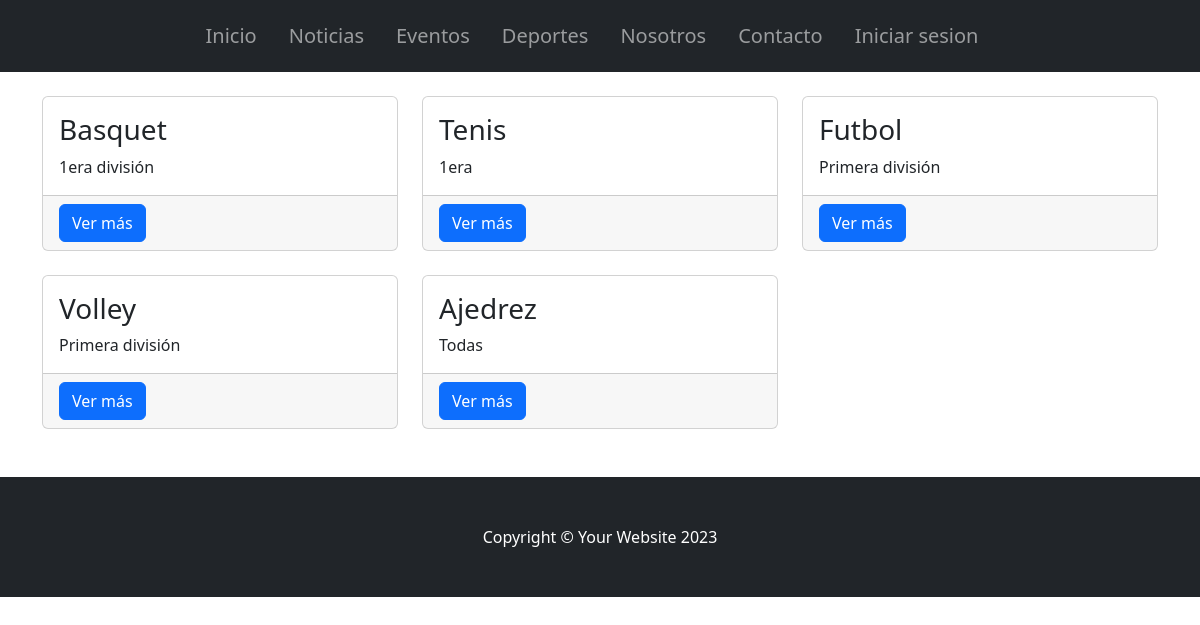
Page /AppClub/listarDeportes/ on the committed database.
### AppClub/models.py (models this page shows, shortened)
class Deporte(models.Model):
    nombre = models.CharField(max_length=60)
    descripcion = models.CharField(max_length=60)
    categoria = models.CharField(max_length=60)

### AppClub/views.py (the view)
# urls.py: path("listarDeportes/", DeporteList.as_view(), name="listarDeportes"),
class DeporteList(ListView):
    model = Deporte
    template_name = "deporte_list.html"
    context_object_name = "deportes"

### AppClub/templates/deporte_list.html (shortened to what this page needs)
{% extends 'padre.html' %}
{% block ContenidoQueCambia %}
<div class="container mt-4 mb-4">
    <div class="row">
        {% for deporte in deportes %}
            <div class="col-lg-4 col-md-6 mb-4">
                <div class="card h-100">
                    <div class="card-body">
                        <h3 class="card-title">{{ deporte.nombre }}</h3>
                        <p class="card-text">{{ deporte.categoria }}</p>
                    </div>
                    <div class="card-footer d-flex justify-content-between">
                        <a class="btn btn-primary btn-block" href="{% url 'detallarDeportes' pk=deporte.pk %}">Ver más</a>
                    </div>
                </div>
            </div>
        {% empty %}
            <p>No hay deportes disponibles.</p>
        {% endfor %}
    </div>
</div>
{% endblock ContenidoQueCambia %}

### rows in the picture
Deporte: nombre "Basquet", categoria "1era división"
Deporte: nombre "Tenis", categoria "1era"
Deporte: nombre "Futbol", categoria "Primera división"
Deporte: nombre "Volley", categoria "Primera división"
Deporte: nombre "Ajedrez", categoria "Todas"
